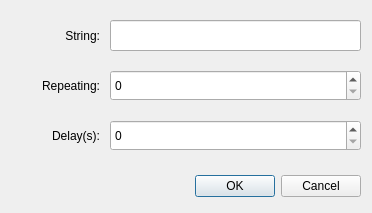
<?xml version="1.0" encoding="UTF-8"?>
<ui version="4.0">
 <class>Dialog</class>
 <widget class="QDialog" name="Dialog">
  <property name="geometry">
   <rect>
    <x>0</x>
    <y>0</y>
    <width>372</width>
    <height>213</height>
   </rect>
  </property>
  <property name="sizePolicy">
   <sizepolicy hsizetype="Fixed" vsizetype="Fixed">
    <horstretch>0</horstretch>
    <verstretch>0</verstretch>
   </sizepolicy>
  </property>
  <property name="minimumSize">
   <size>
    <width>0</width>
    <height>31</height>
   </size>
  </property>
  <property name="windowTitle">
   <string>Send string with delay</string>
  </property>
  <widget class="QDialogButtonBox" name="buttonBox">
   <property name="geometry">
    <rect>
     <x>0</x>
     <y>170</y>
     <width>361</width>
     <height>32</height>
    </rect>
   </property>
   <property name="orientation">
    <enum>Qt::Horizontal</enum>
   </property>
   <property name="standardButtons">
    <set>QDialogButtonBox::Cancel|QDialogButtonBox::Ok</set>
   </property>
  </widget>
  <widget class="QLabel" name="label">
   <property name="geometry">
    <rect>
     <x>10</x>
     <y>20</y>
     <width>90</width>
     <height>31</height>
    </rect>
   </property>
   <property name="minimumSize">
    <size>
     <width>90</width>
     <height>31</height>
    </size>
   </property>
   <property name="text">
    <string>String:</string>
   </property>
   <property name="alignment">
    <set>Qt::AlignRight|Qt::AlignTrailing|Qt::AlignVCenter</set>
   </property>
  </widget>
  <widget class="QLabel" name="label_2">
   <property name="geometry">
    <rect>
     <x>10</x>
     <y>70</y>
     <width>90</width>
     <height>32</height>
    </rect>
   </property>
   <property name="minimumSize">
    <size>
     <width>90</width>
     <height>32</height>
    </size>
   </property>
   <property name="text">
    <string>Repeating:</string>
   </property>
   <property name="alignment">
    <set>Qt::AlignRight|Qt::AlignTrailing|Qt::AlignVCenter</set>
   </property>
  </widget>
  <widget class="QLabel" name="label_3">
   <property name="geometry">
    <rect>
     <x>10</x>
     <y>120</y>
     <width>90</width>
     <height>31</height>
    </rect>
   </property>
   <property name="minimumSize">
    <size>
     <width>90</width>
     <height>31</height>
    </size>
   </property>
   <property name="text">
    <string>Delay(s):</string>
   </property>
   <property name="alignment">
    <set>Qt::AlignRight|Qt::AlignTrailing|Qt::AlignVCenter</set>
   </property>
  </widget>
  <widget class="QLineEdit" name="stringLineEdit">
   <property name="geometry">
    <rect>
     <x>110</x>
     <y>20</y>
     <width>251</width>
     <height>31</height>
    </rect>
   </property>
   <property name="sizePolicy">
    <sizepolicy hsizetype="Expanding" vsizetype="Fixed">
     <horstretch>0</horstretch>
     <verstretch>31</verstretch>
    </sizepolicy>
   </property>
  </widget>
  <widget class="QSpinBox" name="repeatingSpinBox">
   <property name="geometry">
    <rect>
     <x>110</x>
     <y>70</y>
     <width>251</width>
     <height>31</height>
    </rect>
   </property>
   <property name="sizePolicy">
    <sizepolicy hsizetype="Minimum" vsizetype="Fixed">
     <horstretch>0</horstretch>
     <verstretch>31</verstretch>
    </sizepolicy>
   </property>
  </widget>
  <widget class="QSpinBox" name="delaySpinBox">
   <property name="geometry">
    <rect>
     <x>110</x>
     <y>120</y>
     <width>251</width>
     <height>31</height>
    </rect>
   </property>
   <property name="sizePolicy">
    <sizepolicy hsizetype="Minimum" vsizetype="Fixed">
     <horstretch>0</horstretch>
     <verstretch>31</verstretch>
    </sizepolicy>
   </property>
  </widget>
 </widget>
 <resources/>
 <connections>
  <connection>
   <sender>buttonBox</sender>
   <signal>accepted()</signal>
   <receiver>Dialog</receiver>
   <slot>accept()</slot>
   <hints>
    <hint type="sourcelabel">
     <x>248</x>
     <y>254</y>
    </hint>
    <hint type="destinationlabel">
     <x>157</x>
     <y>274</y>
    </hint>
   </hints>
  </connection>
  <connection>
   <sender>buttonBox</sender>
   <signal>rejected()</signal>
   <receiver>Dialog</receiver>
   <slot>reject()</slot>
   <hints>
    <hint type="sourcelabel">
     <x>316</x>
     <y>260</y>
    </hint>
    <hint type="destinationlabel">
     <x>286</x>
     <y>274</y>
    </hint>
   </hints>
  </connection>
 </connections>
</ui>
